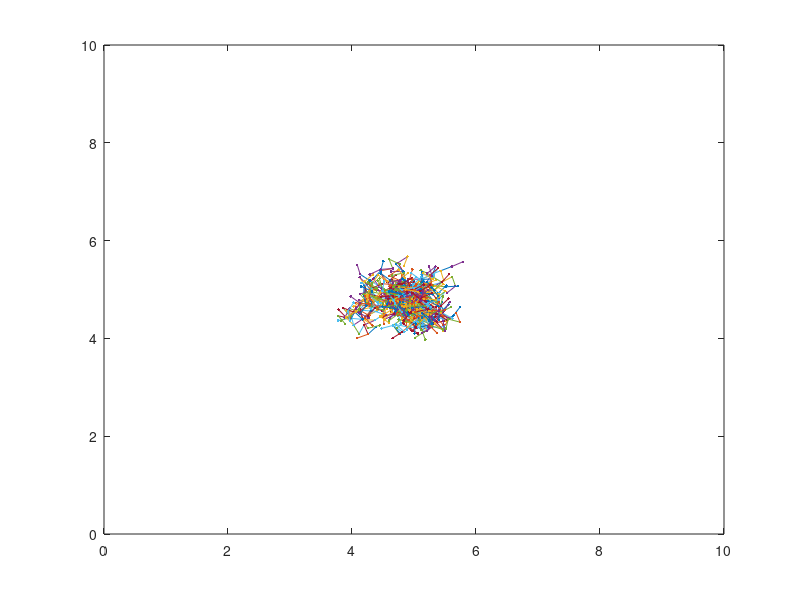

This figure's MATLAB source:
function RRT_forGUI_naive()
% naive search , randomly choose a point in the tree, circled chaos
%
Q_init_ = [5,5];
n_iteration = 1000;
xy_range = 10;
step_ = 0.2;
iteration = 1;

while (iteration<=n_iteration)
    Q_rand_ = rand(1,2)*xy_range;
    xn=size(Q_init_,1);
    Q_near_ = Q_init_(unidrnd(xn),:);
    move_direction_ = atan2(Q_rand_(2)-Q_near_(2),Q_rand_(1)-Q_near_(1));
    Q_new_(1) = Q_near_(1) + step_*cos(move_direction_);
    Q_new_(2) = Q_near_(2) + step_*sin(move_direction_);
    Q_init_ = [Q_init_;Q_new_];
    q_newstep_ = [Q_near_;Q_new_];
    plot(q_newstep_(:,1),q_newstep_(:,2),'.-')
    hold on
    axis([0 xy_range 0 xy_range])
    drawnow
    iteration = iteration + 1;
end